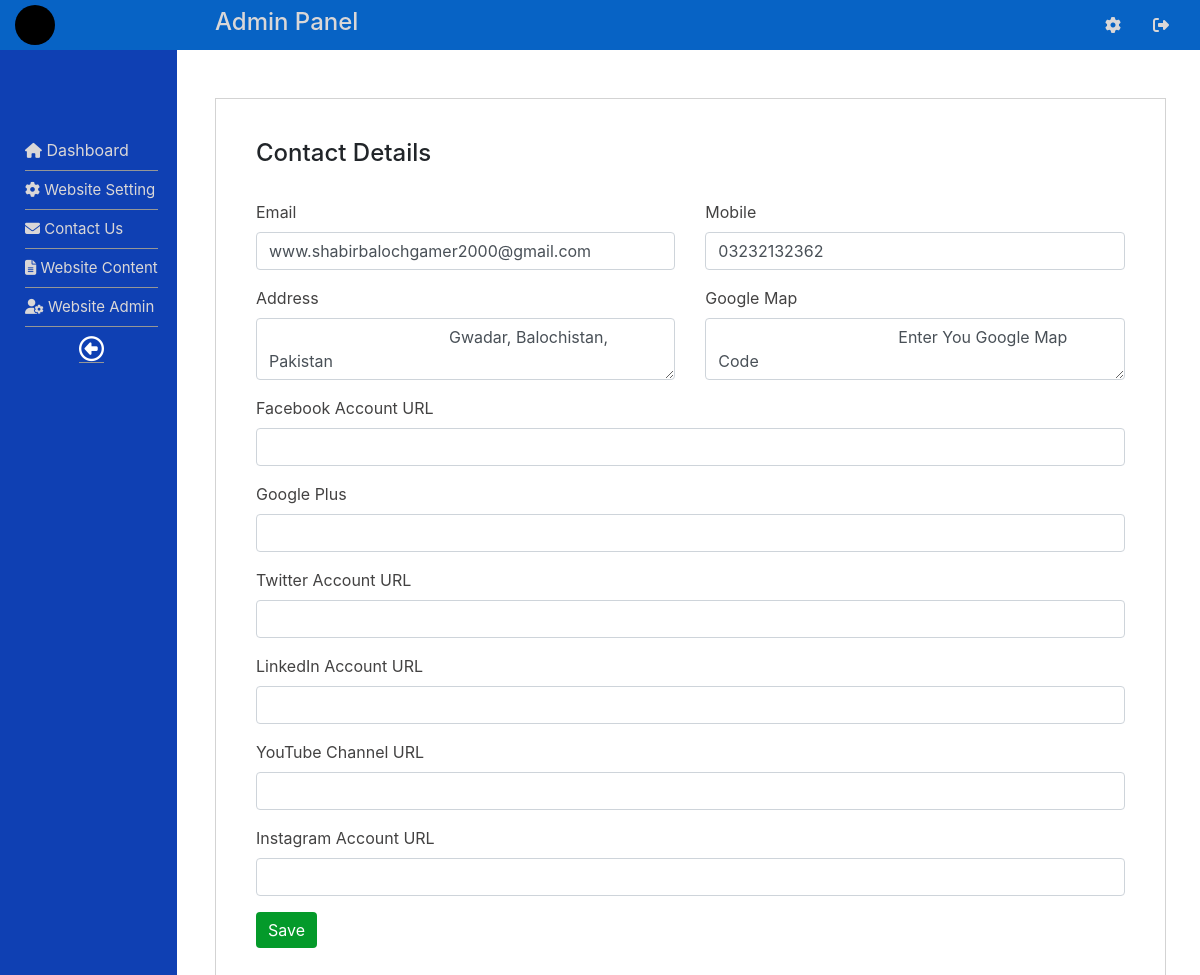
Page /dashboard.php?cat=contact&subcat=contact-details (signed in) on the committed database.
### tables this page shows
CREATE TABLE `contact_details` (
  `id` int(10) NOT NULL,
  `email` varchar(255) NOT NULL,
  `mobile` varchar(255) NOT NULL,
  `address` varchar(255) NOT NULL,
  `google_map` text NOT NULL,
  `facebook` varchar(255) NOT NULL,
  `google_plus` varchar(255) NOT NULL,
  `twitter` varchar(255) NOT NULL,
  `linkedin` varchar(255) NOT NULL,
  `youtube` varchar(255) NOT NULL,
  `instagram` varchar(255) NOT NULL
);

### contact-details.php (the view)
<br><br>
<?php
  $sql1="SELECT * FROM contact_details ORDER BY id DESC LIMIT 0,1";
  $res1       = $conn->query($sql1);
  $data       = $res1->fetch_assoc();
  $email      = !empty($data['email'])?$data['email']:'';
  $mobile     = !empty($data['mobile'])?$data['mobile']:'';
  $address    = !empty($data['address'])?$data['address']:'';
  $google_map = !empty($data['google_map'])?$data['google_map']:'';
  $facebook   = !empty($data['facebook'])?$data['facebook']:'';
  $google_plus   = !empty($data['google_plus'])?$data['google_plus']:'';
  $twitter    = !empty($data['twitter'])?$data['twitter']:'';
  $linkedin   = !empty($data['linkedin'])?$data['linkedin']:'';
  $youtube    = !empty($data['youtube'])?$data['youtube']:'';
  $instagram  = !empty($data['instagram'])?$data['instagram']:'';
  $id         = !empty($data['id'])?$data['id']:'';
?>
<div class="content-box">
	<form id="updateForm" rel="<?php echo $id; ?>" name="contact_details">
	<div class="row">
		<div class="col">
			<h4>Contact Details</h4>
		</div>
		<div class="col">
		</div>
	</div>
	<br>
	<div class="row">
		<div class="col">
			<div class="form-group">
				<label>Email</label>
				<input type="text" name="email" class="form-control" value="<?php echo $email; ?>">
			</div>
		</div>
		<div class="col">
			<div class="form-group">
				<label>Mobile</label>
				<input type="text" name="mobile" class="form-control" value="<?php echo $mobile; ?>">
			</div>
		</div>
	</div>
		<div class="row">
		<div class="col">
			<div class="form-group">
				<label>Address</label>
				<textarea class="form-control" name="address">
					<?php echo $address; ?>
				</textarea>
			</div>
		</div>
		<div class="col">
			<div class="form-group">
				<label>Google Map</label>
				<textarea class="form-control" name="google_map">
					<?php echo $google_map; ?>
				</textarea>
			</div>
		</div>
	</div>
	<div class="row">
		<div class="col">
			<div class="form-group">
				<label>Facebook Account URL</label>
				<input type="text" name="facebook" class="form-control" value="<?php echo $facebook; ?>">
			</div>
		</div>
	</div>
		<div class="row">
		<div class="col">
			<div class="form-group">
				<label>Google Plus</label>
				<input type="text" name="google_plus" class="form-control" value="<?php echo $google_plus; ?>">
			</div>
		</div>
	</div>
		<div class="row">
		<div class="col">
			<div class="form-group">
				<label>Twitter Account URL</label>
				<input type="text" name="twitter" class="form-control" value="<?php echo $twitter; ?>">
			</div>
		</div>
	</div>
	<div class="row">
		<div class="col">
			<div class="form-group">
				<label>LinkedIn Account URL</label>
				<input type="text" name="linkedin" class="form-control" value=" <?php echo $linkedin; ?>">
			</div>
		</div>
	</div>
		<div class="row">
		<div class="col">
			<div class="form-group">
				<label>YouTube Channel URL</label>
				<input type="text" name="youtube" class="form-control" value="<?php echo $youtube; ?>">
			</div>
		</div>
	</div>
	<div class="row">
		<div class="col">
			<div class="form-group">
				<label>Instagram Account URL</label>
				<input type="text" name="instagram" class="form-control" value="<?php echo $instagram; ?>">
			</div>
		</div>
	</div>
		<div class="row">
		<div class="col">
			<div class="form-group">
				<button class="btn btn-secondary">Save</button>
			</div>
		</div>
	</div>
</form>
</div>

### style.css (style rules this page uses)
.content-box { width: 98%; border: 1px solid lightgray; padding: 40px; }
label::after { color: #ffffff !important; background-color: #dc3545 !important; }

### rows in the picture
contact_details: email "www.shabirbalochgamer2000@gmail.com", mobile "03232132362", address "Gwadar, Balochistan, Pakistan", google_map "Enter You Google Map Code"
